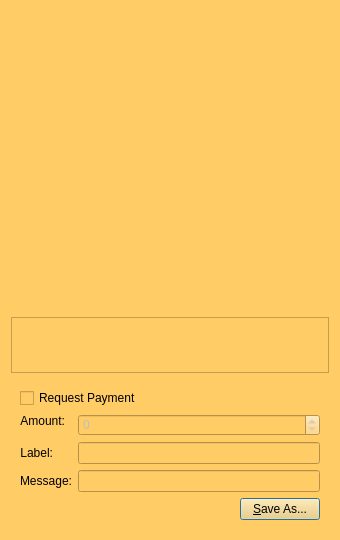
<?xml version="1.0" encoding="UTF-8"?>
<ui version="4.0">
 <class>QRCodeDialog</class>
 <widget class="QDialog" name="QRCodeDialog">
  <property name="geometry">
   <rect>
    <x>0</x>
    <y>0</y>
    <width>340</width>
    <height>540</height>
   </rect>
  </property>
  <property name="windowTitle">
   <string>QR Code Dialog</string>
  </property>
  <property name="styleSheet">
   <string notr="true">background-color: rgb(255, 204, 102);
alternate-background-color: rgb(255, 204, 102);</string>
  </property>
  <layout class="QVBoxLayout" name="verticalLayout_3">
   <item>
    <widget class="QLabel" name="lblQRCode">
     <property name="sizePolicy">
      <sizepolicy hsizetype="Expanding" vsizetype="Expanding">
       <horstretch>0</horstretch>
       <verstretch>0</verstretch>
      </sizepolicy>
     </property>
     <property name="minimumSize">
      <size>
       <width>300</width>
       <height>300</height>
      </size>
     </property>
     <property name="textFormat">
      <enum>Qt::PlainText</enum>
     </property>
     <property name="alignment">
      <set>Qt::AlignCenter</set>
     </property>
     <property name="wordWrap">
      <bool>true</bool>
     </property>
    </widget>
   </item>
   <item>
    <widget class="QPlainTextEdit" name="outUri">
     <property name="sizePolicy">
      <sizepolicy hsizetype="Expanding" vsizetype="Minimum">
       <horstretch>0</horstretch>
       <verstretch>0</verstretch>
      </sizepolicy>
     </property>
     <property name="minimumSize">
      <size>
       <width>0</width>
       <height>50</height>
      </size>
     </property>
     <property name="tabChangesFocus">
      <bool>true</bool>
     </property>
     <property name="textInteractionFlags">
      <set>Qt::TextSelectableByKeyboard|Qt::TextSelectableByMouse</set>
     </property>
    </widget>
   </item>
   <item>
    <widget class="QWidget" name="widget" native="true">
     <layout class="QVBoxLayout" name="verticalLayout_2">
      <item>
       <widget class="QCheckBox" name="chkReqPayment">
        <property name="enabled">
         <bool>true</bool>
        </property>
        <property name="text">
         <string>Request Payment</string>
        </property>
       </widget>
      </item>
      <item>
       <layout class="QFormLayout" name="formLayout">
        <property name="fieldGrowthPolicy">
         <enum>QFormLayout::AllNonFixedFieldsGrow</enum>
        </property>
        <item row="1" column="0">
         <widget class="QLabel" name="lblLabel">
          <property name="text">
           <string>Label:</string>
          </property>
          <property name="textFormat">
           <enum>Qt::PlainText</enum>
          </property>
          <property name="alignment">
           <set>Qt::AlignRight|Qt::AlignTrailing|Qt::AlignVCenter</set>
          </property>
          <property name="buddy">
           <cstring>lnLabel</cstring>
          </property>
         </widget>
        </item>
        <item row="1" column="1">
         <widget class="QLineEdit" name="lnLabel"/>
        </item>
        <item row="2" column="0">
         <widget class="QLabel" name="lblMessage">
          <property name="text">
           <string>Message:</string>
          </property>
          <property name="textFormat">
           <enum>Qt::PlainText</enum>
          </property>
          <property name="alignment">
           <set>Qt::AlignRight|Qt::AlignTrailing|Qt::AlignVCenter</set>
          </property>
          <property name="buddy">
           <cstring>lnMessage</cstring>
          </property>
         </widget>
        </item>
        <item row="2" column="1">
         <widget class="QLineEdit" name="lnMessage"/>
        </item>
        <item row="0" column="0">
         <widget class="QLabel" name="lblAmount">
          <property name="sizePolicy">
           <sizepolicy hsizetype="Preferred" vsizetype="Maximum">
            <horstretch>0</horstretch>
            <verstretch>0</verstretch>
           </sizepolicy>
          </property>
          <property name="text">
           <string>Amount:</string>
          </property>
          <property name="textFormat">
           <enum>Qt::PlainText</enum>
          </property>
          <property name="alignment">
           <set>Qt::AlignRight|Qt::AlignTrailing|Qt::AlignVCenter</set>
          </property>
          <property name="buddy">
           <cstring>lnReqAmount</cstring>
          </property>
         </widget>
        </item>
        <item row="0" column="1">
         <widget class="BitcoinAmountField" name="lnReqAmount">
          <property name="enabled">
           <bool>false</bool>
          </property>
          <property name="minimumSize">
           <size>
            <width>80</width>
            <height>0</height>
           </size>
          </property>
         </widget>
        </item>
       </layout>
      </item>
      <item>
       <layout class="QHBoxLayout" name="horizontalLayout">
        <item>
         <spacer name="horizontalSpacer">
          <property name="orientation">
           <enum>Qt::Horizontal</enum>
          </property>
          <property name="sizeHint" stdset="0">
           <size>
            <width>40</width>
            <height>20</height>
           </size>
          </property>
         </spacer>
        </item>
        <item>
         <widget class="QPushButton" name="btnSaveAs">
          <property name="text">
           <string>&amp;Save As...</string>
          </property>
         </widget>
        </item>
       </layout>
      </item>
     </layout>
    </widget>
   </item>
  </layout>
 </widget>
 <customwidgets>
  <customwidget>
   <class>BitcoinAmountField</class>
   <extends>QSpinBox</extends>
   <header>bitcoinamountfield.h</header>
   <container>1</container>
  </customwidget>
 </customwidgets>
 <resources/>
 <connections>
  <connection>
   <sender>chkReqPayment</sender>
   <signal>clicked(bool)</signal>
   <receiver>lnReqAmount</receiver>
   <slot>setEnabled(bool)</slot>
   <hints>
    <hint type="sourcelabel">
     <x>92</x>
     <y>285</y>
    </hint>
    <hint type="destinationlabel">
     <x>98</x>
     <y>311</y>
    </hint>
   </hints>
  </connection>
 </connections>
</ui>
